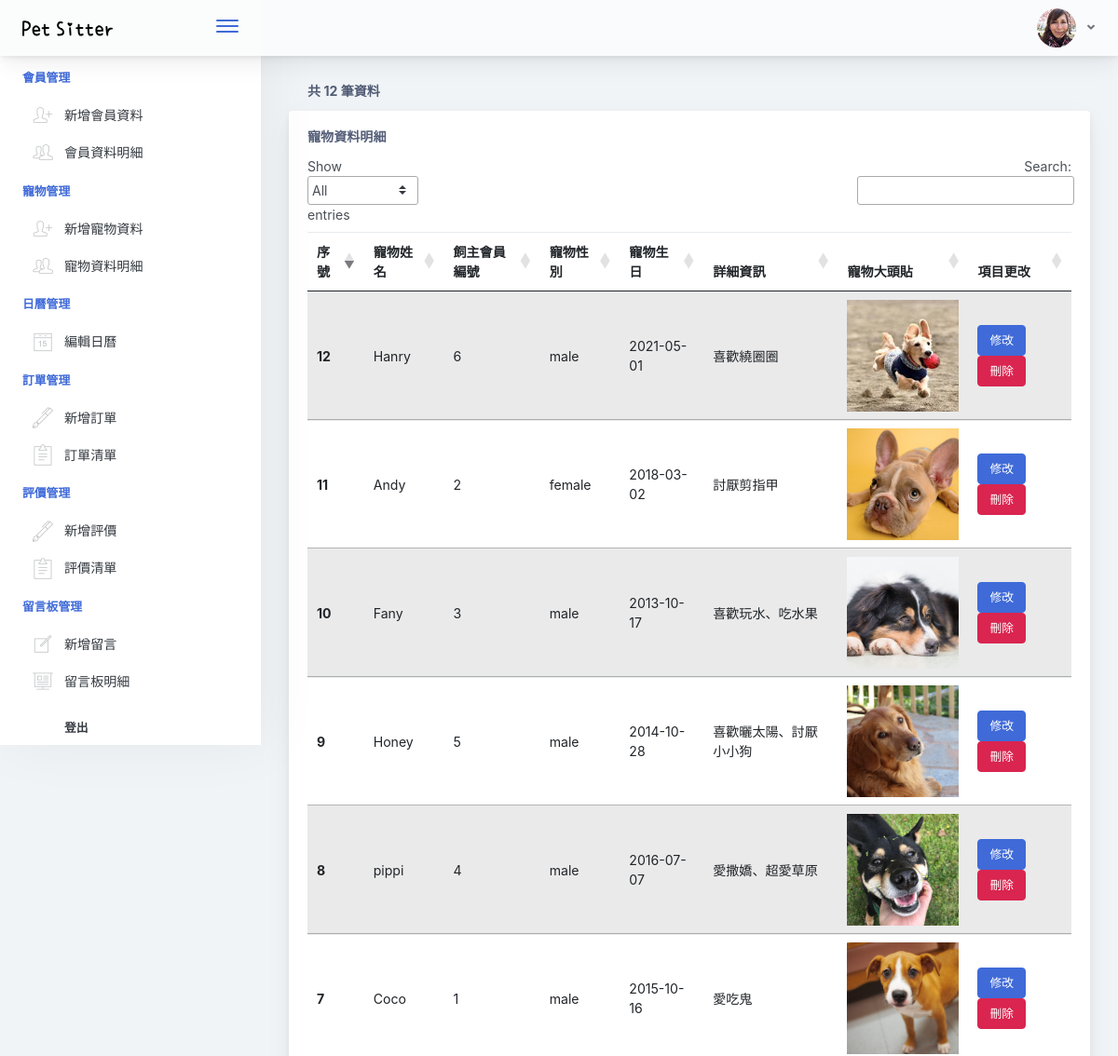
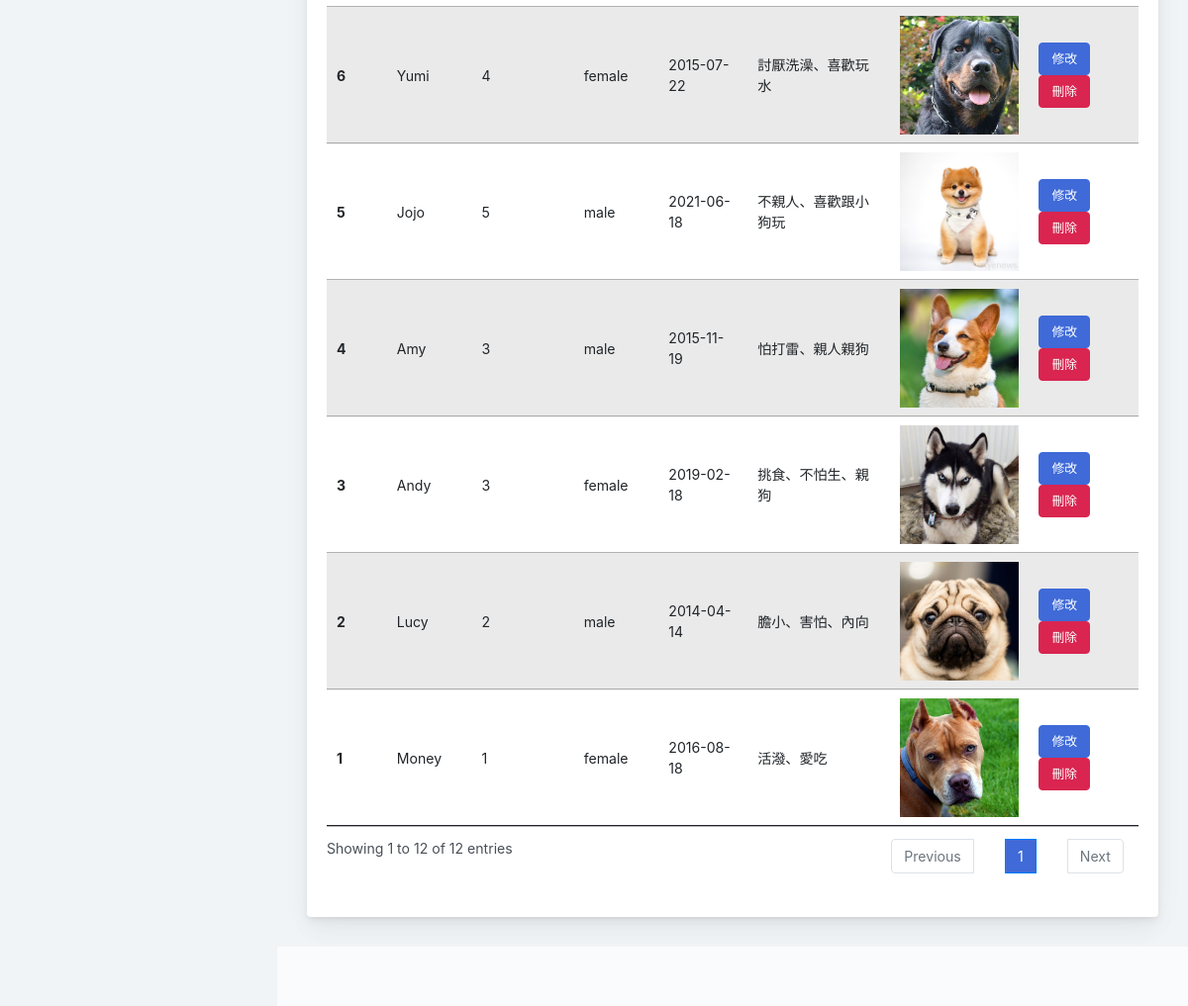
/list-pet.php, run on the app's committed database (2 pictures, top to bottom).
### tables this page shows
CREATE TABLE `db_pet` (
  `id` int(5) UNSIGNED NOT NULL,
  `user_id` int(4) UNSIGNED NOT NULL,
  `name` varchar(50) NOT NULL,
  `gender` varchar(10) NOT NULL,
  `DOB` date NOT NULL,
  `content` text NOT NULL,
  `images` varchar(100) DEFAULT NULL,
  `created_time` datetime NOT NULL,
  `deleted_time` datetime DEFAULT NULL
);

### list-pet.php (the view, shortened to what this page needs)
<?php
require_once("pdo_connect.php");
$sql = "SELECT * FROM db_pet WHERE deleted_time is NULL ORDER BY id ASC";
$stmt = $db_host->prepare($sql);
$stmt->execute();
$rows = $stmt->fetchAll(PDO::FETCH_ASSOC);
$dataCount=$stmt->rowCount();
?>
<!doctype html>
<html lang="en">
<head>
    <?php require_once("./assets/css/css.php")?>
    <link href="./assets/css/main.css" rel="stylesheet">
    <?php require_once("./assets/css/css.php")?>
</head>
<body>
    <div class="app-container app-theme-white body-tabs-shadow fixed-sidebar fixed-header">
        <?php require_once("./main-header.php") ?>
        <div class="app-main">
            <?php require_once("./main-menu.php") ?>
            <div class="app-main__outer">
                <div class="app-main__inner">
                    <div class="tab-content">
                        <h5 class="card-title" style="padding-left: 20px;">共 <?=$dataCount?> 筆資料</h5>
                        <div class="main-card mb-3 card">
                            <div class="card-body">
                                <h5 class="card-title">寵物資料明細</h5>
                                <table class="mb-0 table table-striped mydatatable" enctype="multipart/form-data">
                                    <thead>
                                    <tr>
                                        <th>序號</th>
                                        <th>寵物姓名</th>
                                        <th>飼主會員編號</th>
                                        <th>寵物性別</th>
                                        <th>寵物生日</th>
                                        <th>詳細資訊</th>
                                        <th>寵物大頭貼</th>
                                        <th>項目更改</th>
                                    </tr>
                                    </thead>
                                    <tbody>
                                    <?php foreach ($rows as $value): ?>
                                    <tr>
                                        <th scope="row"><?=$value["id"]?></th>
                                        <td><?=$value["name"]?></td>
                                        <td><?=$value["user_id"]?></td>
                                        <td><?=$value["gender"]?></td>
                                        <td><?=$value["DOB"]?></td>
                                        <td><?=$value["content"]?></td>
                                        <td>
                                            <div class="ratio ratio-1x1 product-picture">
                                                <div>
                                                    <img class="cover-fit" src="pets-images/<?=$value["images"]?>" alt="">
                                                </div>
                                            </div>
                                        </td>
                                        <td>
                                            <a class="btn btn-primary" href="pet-update.php?id=<?=$value["id"]?>">修改</a>
                                            <button data-delete_number="<?= $value["id"] ?>" type="button" class="btn btn-danger delete">刪除</button>
                                        </td>
                                    </tr>
                                    <?php endforeach; ?>
                                    </tbody>
                                </table>
                            </div>
                        </div>
                    </div>
                </div>
                <div class="app-wrapper-footer">
                    <div class="app-footer">
                        <div class="app-footer__inner"></div>
                    </div>
                </div>
            </div>
        </div>
    </div>
</body>
</html>

### assets/css/css.php (style rules this page uses)
.cover-fit { width: 100%; height: 100%; object-fit: cover; }
.product-picture { width: 120px; }

### data on the page
db_pet: id "1", name "Money", user "1", gender "female", DOB "2016-08-18", content "活潑、愛吃", images (picture)
db_pet: id "2", name "Lucy", user "2", gender "male", DOB "2014-04-14", content "膽小、害怕、內向", images (picture)
db_pet: id "3", name "Andy", user "3", gender "female", DOB "2019-02-18", content "挑食、不怕生、親狗", images (picture)
db_pet: id "4", name "Amy", user "3", gender "male", DOB "2015-11-19", content "怕打雷、親人親狗", images (picture)
db_pet: id "5", name "Jojo", user "5", gender "male", DOB "2021-06-18", content "不親人、喜歡跟小狗玩", images (picture)
db_pet: id "6", name "Yumi", user "4", gender "female", DOB "2015-07-22", content "討厭洗澡、喜歡玩水", images (picture)
db_pet: id "7", name "Coco", user "1", gender "male", DOB "2015-10-16", content "愛吃鬼", images (picture)
db_pet: id "8", name "pippi", user "4", gender "male", DOB "2016-07-07", content "愛撒嬌、超愛草原", images (picture)
db_pet: id "9", name "Honey", user "5", gender "male", DOB "2014-10-28", content "喜歡曬太陽、討厭小小狗", images (picture)
db_pet: id "10", name "Fany", user "3", gender "male", DOB "2013-10-17", content "喜歡玩水、吃水果", images (picture)
db_pet: id "11", name "Andy", user "2", gender "female", DOB "2018-03-02", content "討厭剪指甲", images (picture)
db_pet: id "12", name "Hanry", user "6", gender "male", DOB "2021-05-01", content "喜歡繞圈圈", images (picture)

### other printed values
$dataCount "12"
